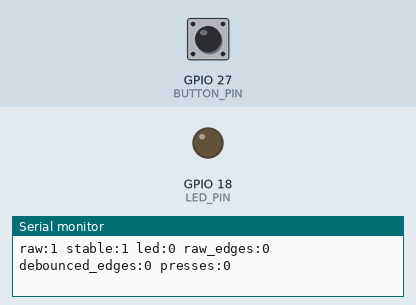
This sketch was run on a simulated ESP32. On the bench: output pins drawn as LEDs (lit = HIGH), the last lines printed to the serial monitor. Inputs (shaded band) come from the test bench; at power-on: GPIO 27 (BUTTON_PIN) HIGH.

Above: at 1.2 s.
1.3 s: GPIO 27 (BUTTON_PIN) pulled LOW for 0.15 s
At 2.5 s:
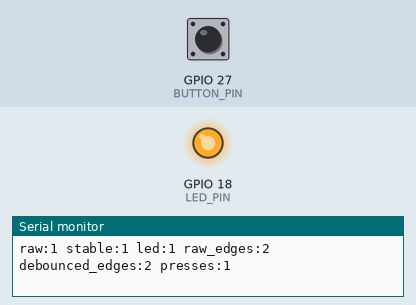
2.9 s: GPIO 27 (BUTTON_PIN) pulled LOW for 1 s
At 3.8 s:
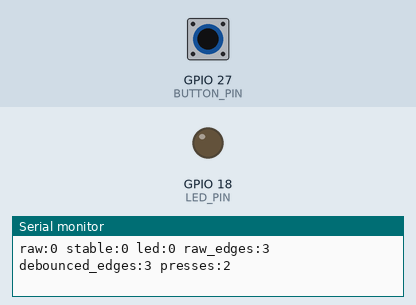
5.4 s: GPIO 27 (BUTTON_PIN) pulled LOW for 3.2 s
At 6.9 s:
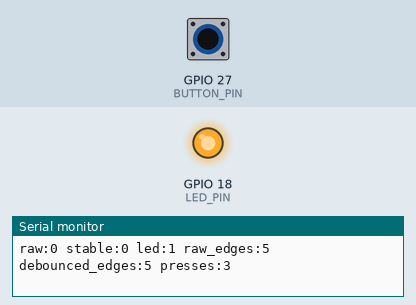
Timing chart, 0 to 8.4 s (numbered marks = the images above; inputs shaded):
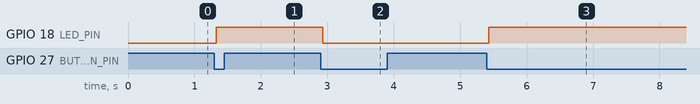

The sketch:

task01_button_debounce.ino
```cpp
#include <Arduino.h>

constexpr uint8_t LED_PIN = 18, BUTTON_PIN = 27;
// Default: GPIO27 -- button -- GND, internal pull-up.
constexpr bool PULL_UP = true;
constexpr bool EXTERNAL_RESISTOR = false; // true for external 10k pull-up/down
constexpr uint32_t DEBOUNCE_MS = 30;
int rawLevel = HIGH, stableLevel = HIGH;
uint32_t changedAt = 0, lastReport = 0;
uint32_t rawEdges = 0, stableEdges = 0, presses = 0;
bool ledOn = false;

void setup() {
  Serial.begin(115200);
  pinMode(LED_PIN, OUTPUT);
  digitalWrite(LED_PIN, LOW);
  pinMode(BUTTON_PIN, EXTERNAL_RESISTOR ? INPUT : (PULL_UP ? INPUT_PULLUP : INPUT_PULLDOWN));
  rawLevel = stableLevel = digitalRead(BUTTON_PIN);
  changedAt = millis();
}

void loop() {
  const uint32_t now = millis();
  const int level = digitalRead(BUTTON_PIN);
  if (level != rawLevel) {
    rawLevel = level; ++rawEdges; changedAt = now;
  }
  // Accept only after a stable 30 ms interval, with no blocking delay.
  if (stableLevel != rawLevel && now - changedAt >= DEBOUNCE_MS) {
    stableLevel = rawLevel;
    ++stableEdges;
    if (stableLevel == (PULL_UP ? LOW : HIGH)) {
      ++presses; ledOn = !ledOn;
      digitalWrite(LED_PIN, ledOn ? HIGH : LOW);
    }
  }
  if (now - lastReport >= 100) {
    lastReport = now;
    Serial.printf("raw:%d stable:%d led:%d raw_edges:%lu debounced_edges:%lu presses:%lu\n",
                  rawLevel, stableLevel, ledOn, (unsigned long)rawEdges,
                  (unsigned long)stableEdges, (unsigned long)presses);
  }
}
```

Measured:
- after the input at 1.3 s, GPIO 18 (LED_PIN): LOW → HIGH at once
- after the input at 2.9 s, GPIO 18 (LED_PIN): HIGH → LOW at once
- after the input at 5.4 s, GPIO 18 (LED_PIN): LOW → HIGH at once
